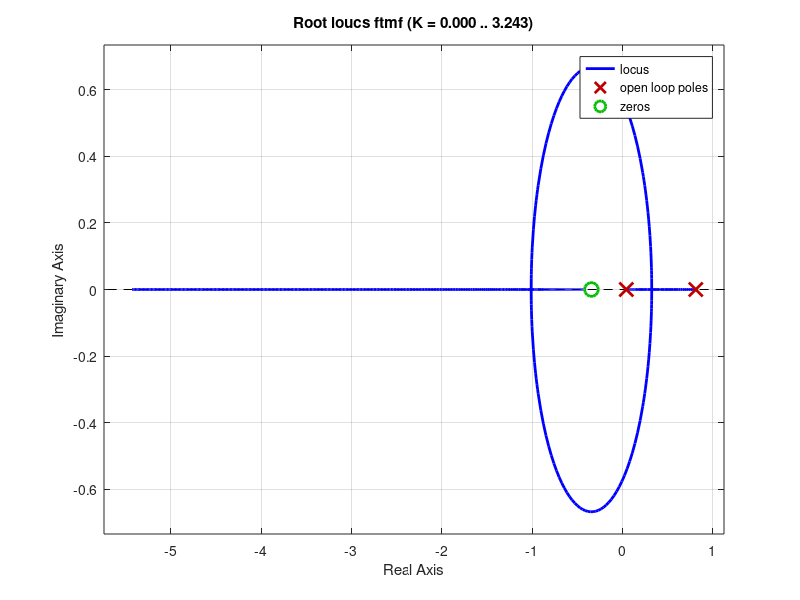

Here is the MATLAB script that generated this plot: (Note: this script raises an error after producing the figure.)
clear; close all; clc
z=tf('z',0.8);

Kp = 1;
ftmf = Kp*2.07*(z+0.343)/(Kp*0.005*(z+0.349)+(z-0.82)*(z-0.04));
rlocus(ftmf)

Kp = 125.04;
ftmf = Kp*2.07*(z+0.343)/(Kp*0.005*(z+0.349)+(z-0.82)*(z-0.04));
stepinfo(ftmf)